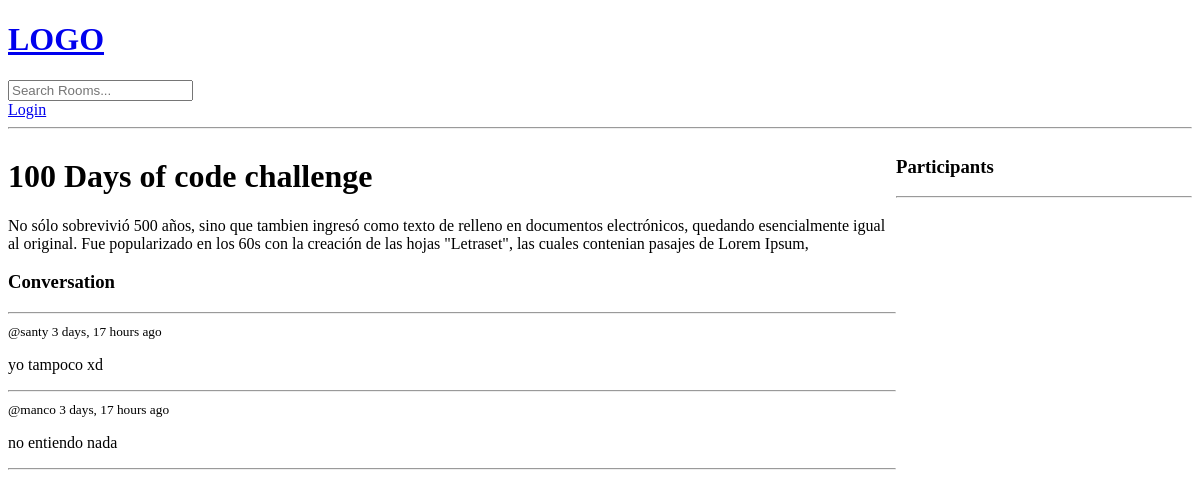
The page /room/2/ on the database as committed earlier.
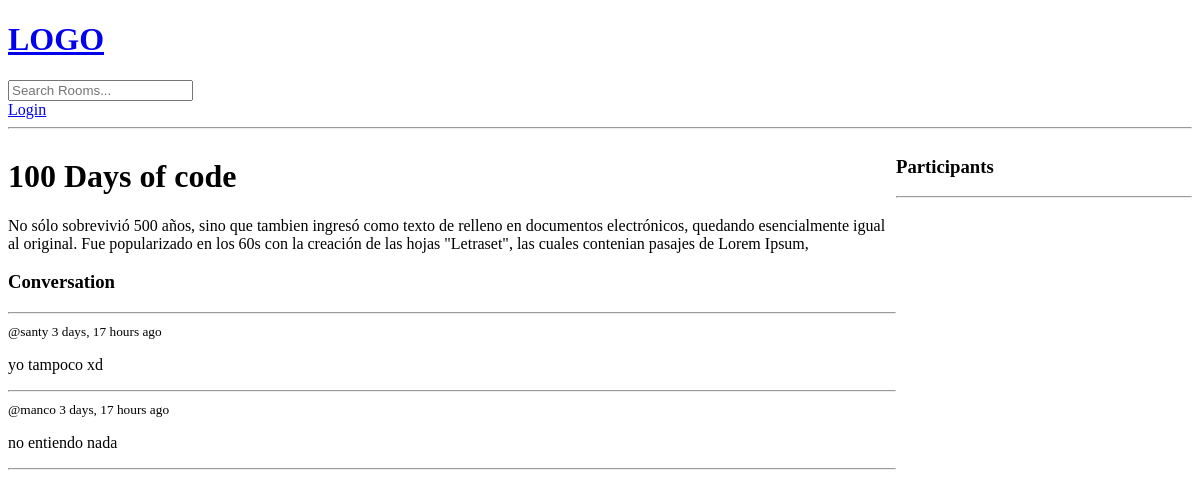
The same page on the database as committed later.
### base/models.py (models this page shows, shortened)
class Room(models.Model):
    host = models.ForeignKey(User, on_delete=models.SET_NULL, null=True)
    topic = models.ForeignKey(Topic, on_delete=models.SET_NULL, null=True)
    name = models.CharField(max_length=200)
    description = models.TextField(null=True, blank=True)
    participants = models.ManyToManyField(User, related_name='participants', blank=True)
    updated = models.DateTimeField(auto_now=True)
    created = models.DateTimeField(auto_now_add=True)
    class Meta:
        ordering = ['-updated', '-created']

### base/views.py (the view, shortened to what this page needs)
# urls.py: path('room/<str:pk>/', views.room, name="room"),
def room(request, pk):
    room = Room.objects.get(id=pk)
    room_messages = room.message_set.all()
    participants = room.participants.all()
    context = {'room': room, 'room_messages': room_messages, 'participants': participants}
    return render(request, 'base/room.html', context)

### base/templates/base/room.html (shortened to what this page needs)
{% extends 'main.html' %}
{% block content %}
    <div class="room-container">
        <div>
            <h1>{{ room.name }}</h1>
            <p>{{ room.description }}</p>
            <div class="comment wrapper">
                <h3>Conversation</h3>
                <hr>
                {% for message in room_messages %}
                    <div>
                        <small>@{{ message.user }} {{ message.created|timesince }} ago</small>
                        <p>{{ message.body }}</p>
                        <hr>
                    </div>
                {% endfor %}
            </div>
        </div>
        <div>
            <h3>Participants</h3>
            <hr>
        </div>
    </div>
{% endblock content %}

Rows that differ between the two databases and show on the page:
changed Room: name "100 Days of code challenge" → "100 Days of code"
